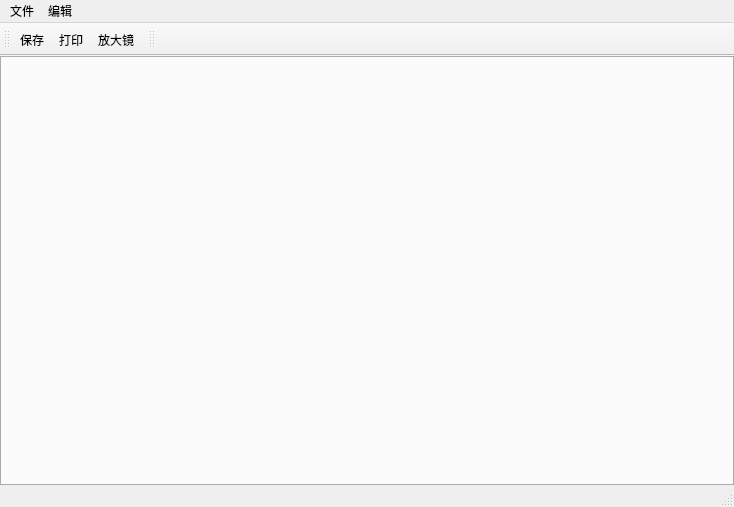
<?xml version="1.0" encoding="UTF-8"?>
<ui version="4.0">
 <class>ObLineMainWindow</class>
 <widget class="QMainWindow" name="ObLineMainWindow">
  <property name="geometry">
   <rect>
    <x>0</x>
    <y>0</y>
    <width>734</width>
    <height>507</height>
   </rect>
  </property>
  <property name="windowTitle">
   <string>查看观测线</string>
  </property>
  <widget class="QWidget" name="centralwidget">
   <layout class="QVBoxLayout" name="verticalLayout">
    <property name="margin">
     <number>0</number>
    </property>
    <item>
     <widget class="QTabWidget" name="tabWidget">
      <property name="tabPosition">
       <enum>QTabWidget::South</enum>
      </property>
      <property name="currentIndex">
       <number>-1</number>
      </property>
     </widget>
    </item>
   </layout>
  </widget>
  <widget class="QMenuBar" name="menubar">
   <property name="geometry">
    <rect>
     <x>0</x>
     <y>0</y>
     <width>734</width>
     <height>19</height>
    </rect>
   </property>
   <widget class="QMenu" name="menu">
    <property name="title">
     <string>文件</string>
    </property>
    <addaction name="atn_Save"/>
    <addaction name="atn_Print"/>
    <addaction name="atn_Quit"/>
   </widget>
   <widget class="QMenu" name="menu_2">
    <property name="title">
     <string>编辑</string>
    </property>
    <addaction name="atn_Zoom"/>
   </widget>
   <addaction name="menu"/>
   <addaction name="menu_2"/>
  </widget>
  <widget class="QStatusBar" name="statusbar"/>
  <widget class="QToolBar" name="toolBar_File">
   <property name="windowTitle">
    <string>toolBar</string>
   </property>
   <attribute name="toolBarArea">
    <enum>TopToolBarArea</enum>
   </attribute>
   <attribute name="toolBarBreak">
    <bool>false</bool>
   </attribute>
   <addaction name="atn_Save"/>
   <addaction name="atn_Print"/>
   <addaction name="atn_Zoom"/>
  </widget>
  <widget class="QToolBar" name="toolBar_Tool">
   <property name="windowTitle">
    <string>toolBar_2</string>
   </property>
   <attribute name="toolBarArea">
    <enum>TopToolBarArea</enum>
   </attribute>
   <attribute name="toolBarBreak">
    <bool>false</bool>
   </attribute>
  </widget>
  <action name="atn_Save">
   <property name="icon">
    <iconset resource="../windwalker.qrc">
     <normaloff>:/GroundingCAD/images/GroundingCAD/save.png</normaloff>:/GroundingCAD/images/GroundingCAD/save.png</iconset>
   </property>
   <property name="text">
    <string>保存</string>
   </property>
  </action>
  <action name="atn_Print">
   <property name="icon">
    <iconset resource="../windwalker.qrc">
     <normaloff>:/GroundingCAD/images/GroundingCAD/print.png</normaloff>:/GroundingCAD/images/GroundingCAD/print.png</iconset>
   </property>
   <property name="text">
    <string>打印</string>
   </property>
  </action>
  <action name="atn_Quit">
   <property name="icon">
    <iconset resource="../windwalker.qrc">
     <normaloff>:/GroundingCAD/images/GroundingCAD/log_out.png</normaloff>:/GroundingCAD/images/GroundingCAD/log_out.png</iconset>
   </property>
   <property name="text">
    <string>退出</string>
   </property>
  </action>
  <action name="atn_Zoom">
   <property name="checkable">
    <bool>true</bool>
   </property>
   <property name="icon">
    <iconset resource="../windwalker.qrc">
     <normaloff>:/GroundingCAD/images/GroundingCAD/search.png</normaloff>:/GroundingCAD/images/GroundingCAD/search.png</iconset>
   </property>
   <property name="text">
    <string>放大镜</string>
   </property>
  </action>
 </widget>
 <resources>
  <include location="../windwalker.qrc"/>
 </resources>
 <connections/>
</ui>
